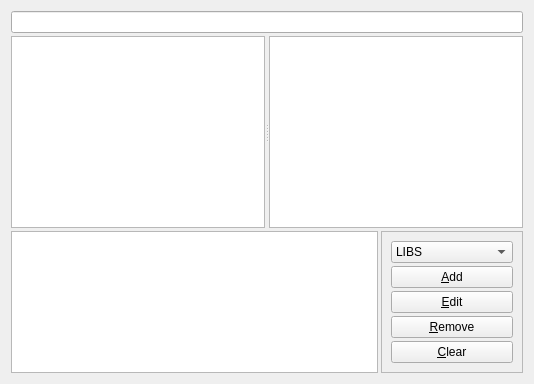
     <widget class="QWidget" name="wSettings" >
      <layout class="QGridLayout" >
       <property name="horizontalSpacing" >
        <number>3</number>
       </property>
       <property name="verticalSpacing" >
        <number>3</number>
       </property>
       <item row="2" column="0" colspan="2" >
        <widget class="QSplitter" name="sDirsFiles" >
         <property name="orientation" >
          <enum>Qt::Horizontal</enum>
         </property>
         <widget class="QListView" name="lvDirs" />
         <widget class="QListWidget" name="lwFiles" />
        </widget>
       </item>
       <item row="1" column="0" colspan="2" >
        <widget class="QLineEdit" name="leDir" />
       </item>
       <item row="3" column="1" >
        <widget class="QFrame" name="lVariables" >
         <property name="sizePolicy" >
          <sizepolicy vsizetype="Fixed" hsizetype="Preferred" >
           <horstretch>0</horstretch>
           <verstretch>0</verstretch>
          </sizepolicy>
         </property>
         <property name="frameShape" >
          <enum>QFrame::StyledPanel</enum>
         </property>
         <layout class="QVBoxLayout" >
          <property name="spacing" >
           <number>3</number>
          </property>
          <item>
           <widget class="QComboBox" name="cbVariables" >
            <item>
             <property name="text" >
              <string>LIBS</string>
             </property>
             <property name="icon" >
              <iconset resource="../resources/QMake.qrc" >:/icons/icons/misc.png</iconset>
             </property>
            </item>
            <item>
             <property name="text" >
              <string>DEFINES</string>
             </property>
             <property name="icon" >
              <iconset resource="../resources/QMake.qrc" >:/icons/icons/include.png</iconset>
             </property>
            </item>
            <item>
             <property name="text" >
              <string>TRANSLATIONS</string>
             </property>
             <property name="icon" >
              <iconset resource="../resources/QMake.qrc" >:/icons/icons/translations.png</iconset>
             </property>
            </item>
            <item>
             <property name="text" >
              <string>INCLUDEPATH</string>
             </property>
             <property name="icon" >
              <iconset resource="../resources/QMake.qrc" >:/icons/icons/folder.png</iconset>
             </property>
            </item>
            <item>
             <property name="text" >
              <string>DEPENDPATH</string>
             </property>
             <property name="icon" >
              <iconset resource="../resources/QMake.qrc" >:/icons/icons/folder.png</iconset>
             </property>
            </item>
            <item>
             <property name="text" >
              <string>VPATH</string>
             </property>
             <property name="icon" >
              <iconset resource="../resources/QMake.qrc" >:/icons/icons/folder.png</iconset>
             </property>
            </item>
            <item>
             <property name="text" >
              <string>RESOURCES</string>
             </property>
             <property name="icon" >
              <iconset resource="../resources/QMake.qrc" >:/icons/icons/resource.png</iconset>
             </property>
            </item>
            <item>
             <property name="text" >
              <string>DEF_FILE</string>
             </property>
             <property name="icon" >
              <iconset resource="../resources/QMake.qrc" >:/icons/icons/file.png</iconset>
             </property>
            </item>
            <item>
             <property name="text" >
              <string>RC_FILE</string>
             </property>
             <property name="icon" >
              <iconset resource="../resources/QMake.qrc" >:/icons/icons/file.png</iconset>
             </property>
            </item>
            <item>
             <property name="text" >
              <string>RES_FILE</string>
             </property>
             <property name="icon" >
              <iconset resource="../resources/QMake.qrc" >:/icons/icons/file.png</iconset>
             </property>
            </item>
           </widget>
          </item>
          <item>
           <widget class="QPushButton" name="pbAddValue" >
            <property name="text" >
             <string>&amp;Add</string>
            </property>
            <property name="icon" >
             <iconset resource="../resources/QMake.qrc" >:/icons/icons/add.png</iconset>
            </property>
           </widget>
          </item>
          <item>
           <widget class="QPushButton" name="pbEditValue" >
            <property name="text" >
             <string>&amp;Edit</string>
            </property>
            <property name="icon" >
             <iconset resource="../resources/QMake.qrc" >:/icons/icons/edit.png</iconset>
            </property>
           </widget>
          </item>
          <item>
           <widget class="QPushButton" name="pbRemoveValue" >
            <property name="text" >
             <string>&amp;Remove</string>
            </property>
            <property name="icon" >
             <iconset resource="../resources/QMake.qrc" >:/icons/icons/remove.png</iconset>
            </property>
           </widget>
          </item>
          <item>
           <widget class="QPushButton" name="pbClearValues" >
            <property name="text" >
             <string>&amp;Clear</string>
            </property>
            <property name="icon" >
             <iconset resource="../resources/QMake.qrc" >:/icons/icons/clear.png</iconset>
            </property>
           </widget>
          </item>
         </layout>
        </widget>
       </item>
       <item row="3" column="0" >
        <widget class="QListWidget" name="lwValues" >
         <property name="sizePolicy" >
          <sizepolicy vsizetype="Ignored" hsizetype="Expanding" >
           <horstretch>0</horstretch>
           <verstretch>0</verstretch>
          </sizepolicy>
         </property>
        </widget>
       </item>
      </layout>
     </widget>
